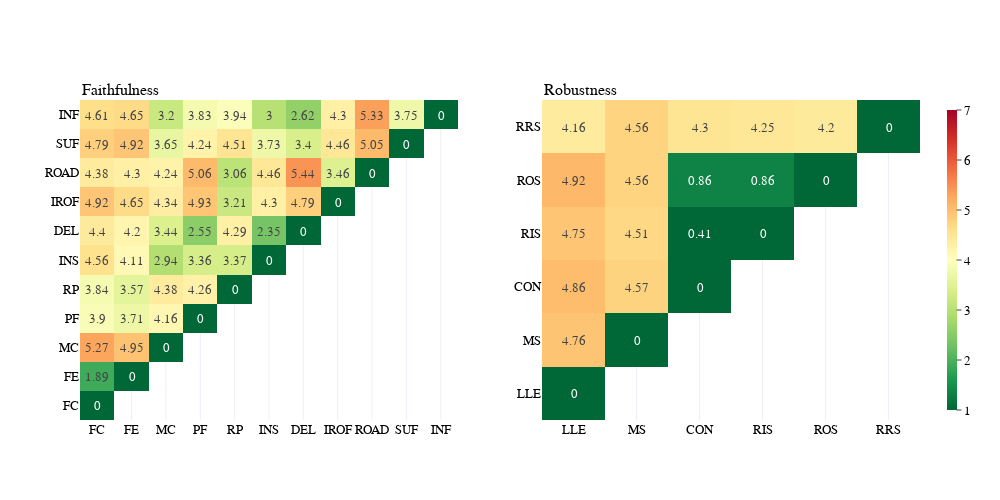

Here is the notebook cell this chart was saved with:
### Code cell
import plotly.graph_objects as go
import plotly.express as px
from plotly.subplots import make_subplots

colors = px.colors.qualitative.G10

fig = make_subplots(
    rows=1,
    cols=2,
    subplot_titles=["Faithfulness", "Robustness"],
    # column_widths=[0.7, 0.3],
)


fig.add_trace(
    go.Heatmap(
        z=np.round((dist_faith_resnet50 + dist_faith_effnetb0 + dist_faith_vit) / 3, 2),
        x=metrics_faith,
        y=metrics_faith,
        texttemplate="%{z}",
        colorscale="RdYlGn",
        reversescale=True,
        zmin=1.0,
        zmax=7.0,
        colorbar=dict(ticks="outside", thickness=10),
        showscale=True,
    ),
    col=1,
    row=1,
)


fig.add_trace(
    go.Heatmap(
        z=np.round(
            (dist_robust_resnet50 + dist_robust_effnetb0 + dist_robust_vit) / 3, 2
        ),
        x=metrics_robust,
        y=metrics_robust,
        texttemplate="%{z}",
        colorscale="RdYlGn",
        reversescale=True,
        zmin=0.5,
        zmax=7.0,
        showscale=False,
        colorbar=dict(ticks="outside", thickness=10),
    ),
    col=2,
    row=1,
)

fig.update_yaxes(showgrid=False)
fig = left_align_facet_plot_titles(fig)

fig.update_layout(
    font=dict(family="Helvetica", color="#000000", size=13),
    template="plotly_white",
    height=500,
    width=1000,
    title_font=dict(family="Helvetica", color="#000000", size=14),
)

fig.write_image(
    os.getcwd().split("src")[0] + "/data/figures/meta_eval_dist2.png", scale=3
)
fig.show()

### Figure 1 — Plotly figure (JSON) as saved in the notebook; plotly's stock layout.template omitted (floating-point values rounded to 4 significant figures)
{"data": [{"colorbar": {"thickness": 10, "ticks": "outside"}, "colorscale": [[0, "rgb(165,0,38)"], [0.1, "rgb(215,48,39)"], [0.2, "rgb(244,109,67)"], [0.3, "rgb(253,174,97)"], [0.4, "rgb(254,224,139)"], [0.5, "rgb(255,255,191)"], [0.6, "rgb(217,239,139)"], [0.7, "rgb(166,217,106)"], [0.8, "rgb(102,189,99)"], [0.9, "rgb(26,152,80)"], [1, "rgb(0,104,55)"]], "reversescale": true, "showscale": true, "texttemplate": "%{z}", "type": "heatmap", "x": ["FC", "FE", "MC", "PF", "RP", "INS", "DEL", "IROF", "ROAD", "SUF", "INF"], "xaxis": "x", "y": ["FC", "FE", "MC", "PF", "RP", "INS", "DEL", "IROF", "ROAD", "SUF", "INF"], "yaxis": "y", "z": [[0, null, null, null, null, null, null, null, null, null, null], [1.89, 0, null, null, null, null, null, null, null, null, null], [5.27, 4.95, 0, null, null, null, null, null, null, null, null], [3.9, 3.71, 4.16, 0, null, null, null, null, null, null, null], [3.84, 3.57, 4.38, 4.26, 0, null, null, null, null, null, null], [4.56, 4.11, 2.94, 3.36, 3.37, 0, null, null, null, null, null], [4.4, 4.2, 3.44, 2.55, 4.29, 2.35, 0, null, null, null, null], [4.92, 4.65, 4.34, 4.93, 3.21, 4.3, 4.79, 0, null, null, null], [4.38, 4.3, 4.24, 5.06, 3.06, 4.46, 5.44, 3.46, 0, null, null], [4.79, 4.92, 3.65, 4.24, 4.51, 3.73, 3.4, 4.46, 5.05, 0, null], [4.61, 4.65, 3.2, 3.83, 3.94, 3, 2.62, 4.3, 5.33, 3.75, 0]], "zmax": 7, "zmin": 1}, {"colorbar": {"thickness": 10, "ticks": "outside"}, "colorscale": [[0, "rgb(165,0,38)"], [0.1, "rgb(215,48,39)"], [0.2, "rgb(244,109,67)"], [0.3, "rgb(253,174,97)"], [0.4, "rgb(254,224,139)"], [0.5, "rgb(255,255,191)"], [0.6, "rgb(217,239,139)"], [0.7, "rgb(166,217,106)"], [0.8, "rgb(102,189,99)"], [0.9, "rgb(26,152,80)"], [1, "rgb(0,104,55)"]], "reversescale": true, "showscale": false, "texttemplate": "%{z}", "type": "heatmap", "x": ["LLE", "MS", "CON", "RIS", "ROS", "RRS"], "xaxis": "x2", "y": ["LLE", "MS", "CON", "RIS", "ROS", "RRS"], "yaxis": "y2", "z": [[0, null, null, null, null, null], [4.76, 0, null, null, null, null], [4.86, 4.57, 0, null, null, null], [4.75, 4.51, 0.41, 0, null, null], [4.92, 4.56, 0.86, 0.86, 0, null], [4.16, 4.56, 4.3, 4.25, 4.2, 0]], "zmax": 7, "zmin": 0.5}], "layout": {"annotations": [{"font": {"size": 16}, "showarrow": false, "text": "Faithfulness", "x": 0, "xanchor": "left", "xref": "paper", "y": 1, "yanchor": "bottom", "yref": "paper"}, {"font": {"size": 16}, "showarrow": false, "text": "Robustness", "x": 0.55, "xanchor": "left", "xref": "paper", "y": 1, "yanchor": "bottom", "yref": "paper"}], "font": {"color": "#000000", "family": "Helvetica", "size": 13}, "height": 500, "title": {"font": {"color": "#000000", "family": "Helvetica", "size": 14}}, "width": 1000, "xaxis": {"anchor": "y", "domain": [0, 0.45]}, "xaxis2": {"anchor": "y2", "domain": [0.55, 1]}, "yaxis": {"anchor": "x", "domain": [0, 1], "showgrid": false}, "yaxis2": {"anchor": "x2", "domain": [0, 1], "showgrid": false}}}
